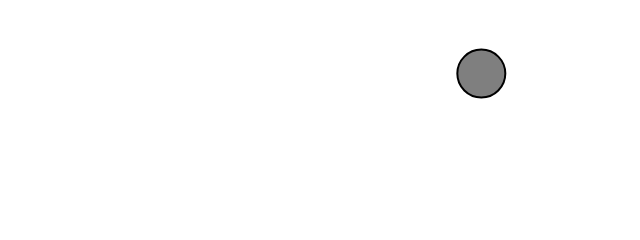
Frame 1 (no input)
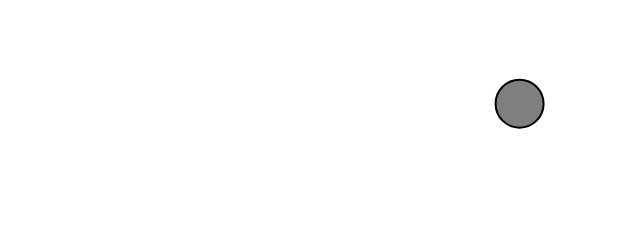
Frame 60 (no input)
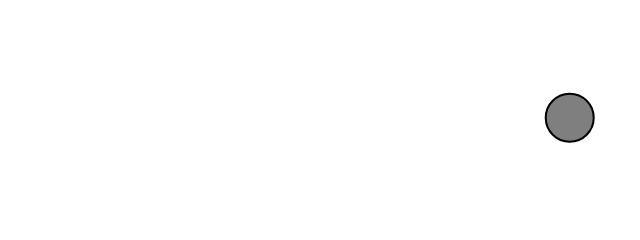
Frame 120 (the mouse pressed at the canvas centre since frame 60)

The p5.js sketch that drew these frames (run headless with seeded random() and noise() and a simulated clock; from frame 60 on, the mouse is pressed at the canvas centre):

// p5.js sketch
// ── sketch.js
let mover;

function setup() {
    createCanvas(640, 240);

    mover = new Mover();
}

function draw() {
    background(255);

    mover.update();
    mover.checkEdges();
    mover.show();
}

class Mover {
    constructor() {
        this.position = createVector(random(width), random(height));
        this.velocity = createVector(0, 0);
        this.vMax = 10;
    }

    update() {
        let accel = p5.Vector.random2D();
        accel.mult(0.2);

        this.velocity.add(accel);
        this.velocity.limit(this.vMax);
        this.position.add(this.velocity);
    }

    show() {
        stroke(0);
        strokeWeight(2);
        fill(127);
        circle(this.position.x + 24, this.position.y + 24, 48);
    }

    checkEdges() {
        if (this.position.x > width) {
            this.position.x = 0;
        } else if (this.position.x < 0) {
            this.position.x = width;
        }

        if (this.position.y > height) {
            this.position.y = 0;
        } else if (this.position.y < 0) {
            this.position.y = height;
        }
    }
}
